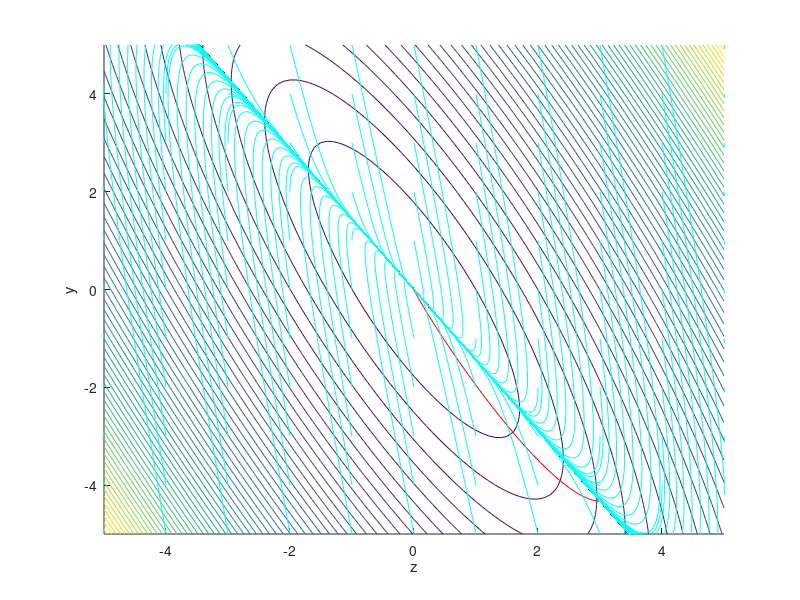
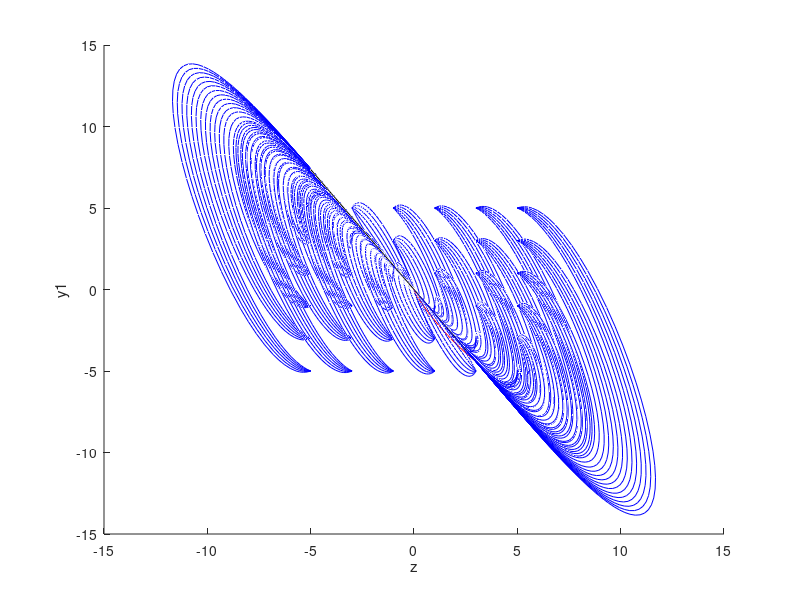
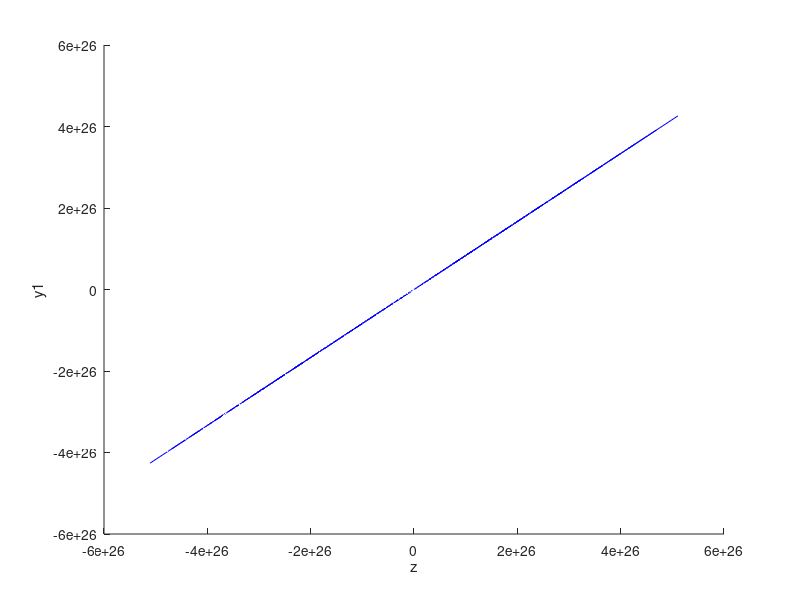

Write MATLAB code to recreate these figures, in order.
%% Setup (Linear system)
clear; clc; close all;

% % x = [y1 y2 z1 z2]'
% A = [0 1 0 0;
%     0 0 0 0;
%     0 0 0 1;
%     1 0 1 0];
% B = [0; 1; 0; 0];
% disp(rank(ctrb(A, B)) == 4)
% eig(A)
% Q = eye(4);
% R = 1;
% 
% sys = ss(A, B,[],[]);
% 
% % optimal feedback -Kx
% % value function V = x'Sx
% [K, S, P] = lqr(sys, Q, R);
% 
% %% Eval ICs
% z0 = [1; 1];
% eta_d = - S(1:2, 1:2) \ S(1:2, 3:4) * z0;
% 
% deta_d = - S(1:2, 1:2) \ S(1:2, 3:4) * A(3:4, :) * [eta_d; z0];

%% Easier System
A = [0 0; 1 1]; B = [1; 0];
Q = eye(2);
R = 1;

[K, S, P] = lqr(A, B, Q, R);
S11 = S(1, 1);
S12 = S(1, 2);

%% Plot Value Function
[y, z] = meshgrid(-5:0.1:5, -5:0.1:5);
v = y.^2 * S(1, 1) + 2 * y .* z * S(1, 2) + z.^2 * S(2, 2);
% figure()
% surf(z, y, v)
% xlabel('z')
% ylabel('y')

%% Examine optimal trajectory vs. min Value restricted to z.
y0 = - S12 * z / S11;

figure()
hold on
contour(z, y, v, linspace(0, 1000))
plot(reshape(z, 1, []), reshape(y0, 1, []), 'k')
xlabel('z')
ylabel('y')

z0IC = 3;
IC = [- S(1, 2) * z0IC / S(1, 1); z0IC];
[~, x] = ode45(@(t, x) A * x + B * (-K * x), [0, 10], IC);
plot(x(:, 2), x(:, 1), 'r')

[~, x] = ode45(@(t, x) A * x + B * ([0, -(1 - S12 / S11) * S12 / S11] * x), [0, 10], IC);
plot(x(:, 2), x(:, 1), 'g')
ylim([-5, 5])


%% Stabilize the black subspace
Kp = 5;
for r = -5:5
    for c = -5:5
        IC2 = [r; c];
        [~, x] = ode45(@(t, x) A * x + B * (-S12/S11 * [1 1] * x - Kp * [1 S12/S11] * x), [0, 10], IC2);
        plot(x(:, 2), x(:, 1), 'c')
    end
end
ylim([-5, 5])

%% Now consider a 3D System
A = [0 1 0; 0 0 0; 1 0 1]; B = [0; 1; 0];
eig(A)
Q = eye(3);
R = 1;

[K, S, P] = lqr(A, B, Q, R);
S11 = S(1:2, 1:2);
S12 = S(1:2, 3);

figure()
hold on
z = linspace(-5, 5);
y = - S11 \ S12 * z;
plot3(z', y(1, :), y(2, :), 'k')
xlabel('z')
ylabel('y1')
zlabel('y2')

z0 = 3;
y0 = - S11 \ S12 * z0;
[~, x] = ode45(@(t, x) A * x + B * (-K * x), [0, 10], [y0; z0]);
plot3(x(:, 3), x(:, 1), x(:, 2), 'r')

C = [eye(2) S11 \ S12];
Kp = 5; Kd = 4;
[~, x] = ode45(@(t, x) A * x + B * (-[1 0]*C*A*A*x - Kp*[1 0]*C*x - Kd*[1 0]*C*A*x), [0, 10], [y0; z0]);
plot3(x(:, 3), x(:, 1), x(:, 2), 'b')

%% Plot a bunch
for r = -5:2:5
    for c = -5:2:5
        for d = -5:2:5
            IC2 = [r; c; d];
            [~, x] = ode45(@(t, x) A * x + B * (-[1 0]*C*A*A*x - Kp*[1 0]*C*x - Kd*[1 0]*C*A*x), [0, 10], IC2);
            plot3(x(:, 3), x(:, 1), x(:, 2), 'b')
        end
    end
end

eig(A - B * ([1 0]*C*A*A + Kp*[1 0]*C + Kd*[1 0]*C*A))

%% Now consider a 3D System, ZD depend on y2
A = [0 1 0; 0 0 0; 0 1 1]; B = [0; 1; 0];
eig(A)
Q = eye(3);
R = 1;

[K, S, P] = lqr(A, B, Q, R);
S11 = S(1:2, 1:2);
S12 = S(1:2, 3);

figure()
hold on
z = linspace(-5, 5);
y = - S11 \ S12 * z;
plot3(z', y(1, :), y(2, :), 'k')
xlabel('z')
ylabel('y1')
zlabel('y2')

z0 = 3;
y0 = - S11 \ S12 * z0;
[~, x] = ode45(@(t, x) A * x + B * (-K * x), [0, 10], [y0; z0]);
plot3(x(:, 3), x(:, 1), x(:, 2), 'r')

C = [eye(2) S11 \ S12];
Kp = 5; Kd = 4;
[~, x] = ode45(@(t, x) A * x + B * (-[1 0]*C*A*A*x - Kp*[1 0]*C*x - Kd*[1 0]*C*A*x), [0, 10], [y0; z0]);
plot3(x(:, 3), x(:, 1), x(:, 2), 'b')

%% Plot a bunch
for r = -5:2:5
    for c = -5:2:5
        for d = -5:2:5
            IC2 = [r; c; d];
            [~, x] = ode45(@(t, x) A * x + B * (-[1 0]*C*A*A*x - Kp*[1 0]*C*x - Kd*[1 0]*C*A*x), [0, 10], IC2);
            plot3(x(:, 3), x(:, 1), x(:, 2), 'b')
        end
    end
end

eig(A - B * ([1 0]*C*A*A + Kp*[1 0]*C + Kd*[1 0]*C*A))